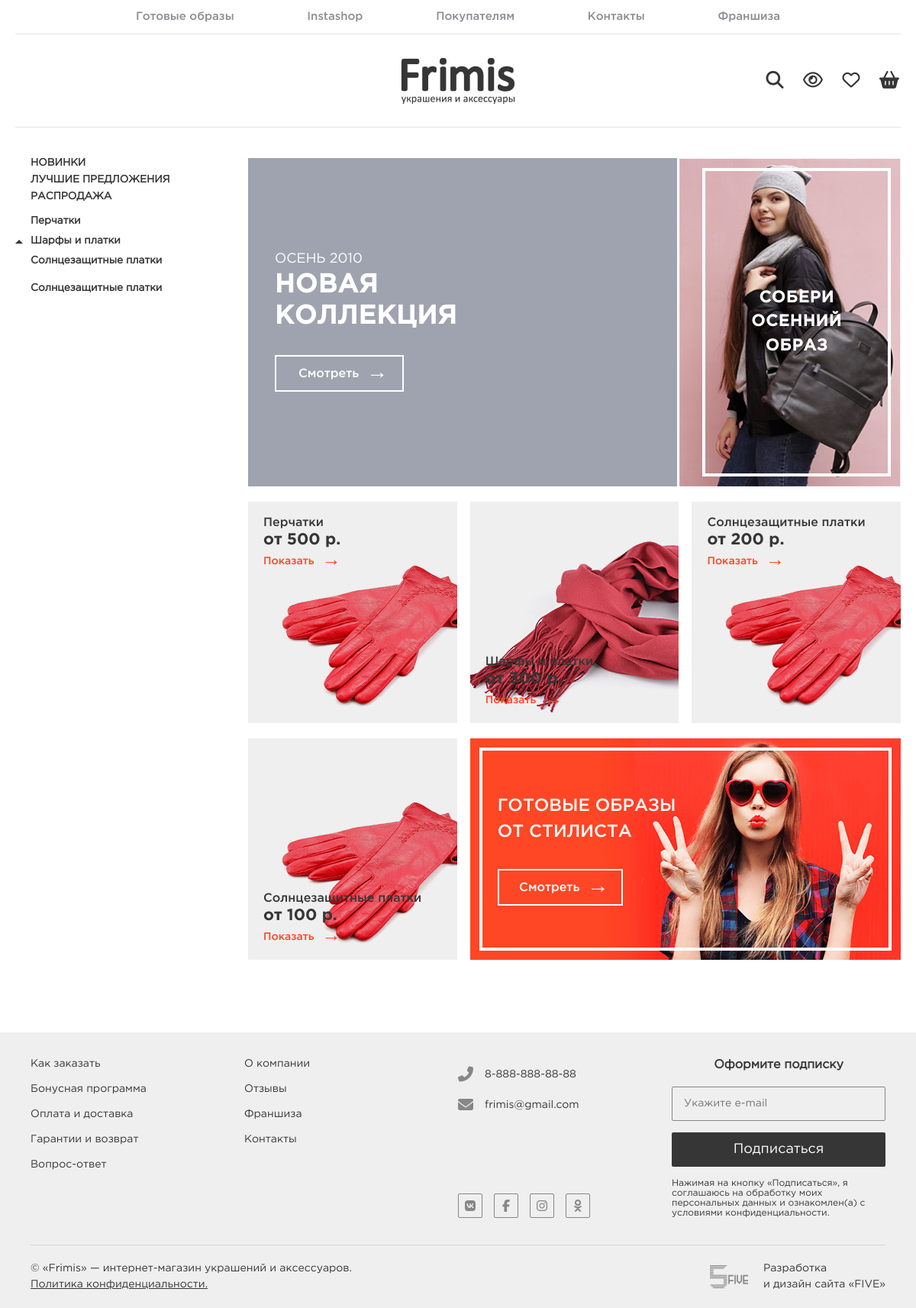
The page / on the database its author committed.
### tables this page shows
CREATE TABLE `category` (
  `id` int(11) NOT NULL AUTO_INCREMENT,
  `name` varchar(255) DEFAULT NULL,
  `image` varchar(255) DEFAULT NULL,
  `is_on_main_page` tinyint(1) DEFAULT NULL,
  `is_full_on_sidebar` tinyint(1) DEFAULT NULL,
  `price_start` decimal(10,0) DEFAULT NULL,
  `created_at` datetime DEFAULT NULL,
  `updated_at` datetime DEFAULT NULL,
  PRIMARY KEY (`id`)
);

CREATE TABLE `collection` (
  `id` int(11) NOT NULL AUTO_INCREMENT,
  `year` int(11) DEFAULT NULL,
  `season` varchar(255) DEFAULT NULL,
  `is_main` tinyint(1) DEFAULT NULL,
  `call_to_action` varchar(255) DEFAULT NULL,
  `image` varchar(255) DEFAULT NULL,
  `title` varchar(255) DEFAULT NULL,
  `created_at` datetime DEFAULT NULL,
  `updated_at` datetime DEFAULT NULL,
  PRIMARY KEY (`id`)
);

### index.php (the view, shortened to what this page needs)
<?php
include ('./elements/header.php');
?>
        <section class="contentWrapper">
        <?php
            include ('./elements/sidebar.php');
        ?>
        <?php
            $collection_res = mysqli_query($db, "SELECT * FROM collection WHERE is_main = 1 LIMIT 1");
            $category_res = mysqli_query($db, "SELECT * FROM category WHERE is_on_main_page = 1");
            $collection_row = mysqli_fetch_array($collection_res);
        ?>
            <section class="mainContent">
                <main class="homePage">
                    <section class="firstSection">
                        <figure class="mainSlider">
                            <figcaption>
                                <span class="mainSlider__caption"><?php echo $collection_row['season'] ?> <?php echo $collection_row['year'] ?></span>
                                <h2><?php echo $collection_row['title'] ?></h2>
                                <a href="/collection.php?id=<?php $collection_row['id'] ?>">Смотреть</a>
                            </figcaption>
                        </figure>
                        <figure class="autumnLook">
                            <img src="<?php echo $collection_row['image'] ?>" alt="">
                            <div class="autumnLook__wrapper">
                                <figcaption>
                                    <h2><?php echo $collection_row['call_to_action'] ?></h2>
                                </figcaption>
                            </div>
                        </figure>
                    </section>
                    <section class="secondSection">
                        <?php
                            $even = 1;
                            while ($category_row = mysqli_fetch_array($category_res)) {
                                if ($even % 2 != 0) {
                        ?>
                                <figure class="whiteBox top">
                                    <img src="<?php echo $category_row['image']; ?>" alt="">
                                    <figcaption>
                                        <h3><?php echo $category_row['name']; ?></h3>
                                        <span>от <?php echo $category_row['price_start']; ?> р.</span>
                                        <a href="/category.php?id=<?php echo $category_row['id']; ?>">Показать</a>
                                    </figcaption>
                                </figure>
                                <?php } else { ?>
                                <figure class="whiteBox bottom">
                                    <img src="<?php echo $category_row['image']; ?>" alt="">
                                    <figcaption>
                                        <h3><?php echo $category_row['name']; ?></h3>
                                        <span>от <?php echo $category_row['price_start']; ?> р.</span>
                                        <a href="/category.php?id=<?php echo $category_row['id']; ?>">Показать</a>
                                    </figcaption>
                                </figure>
                        <?php
                                }
                                $even++;
                            }
                        ?>
                        <figure class="orangeBlock">
                            <img src="img/orangeBlock_girl1.png" alt="">
                            <div class="orangeBlock__wrapper">
                                <figcaption>
                                    <h2>Готовые образы<br>от стилиста</h2>
                                    <a href="#">Смотреть</a>
                                </figcaption>
                            </div>
                        </figure>
                    </section>
                </main>
            </section>
        </section>
    </div>
    <?php
        include ('./elements/footer.php');
    ?>
</body>
</html>

### elements/header.php (shortened to what this page needs)
<!DOCTYPE html>
<html lang="ru">
<head>
    <link rel="stylesheet" href="styles.css">
    <link rel="stylesheet" href="https://code.jquery.com/ui/1.12.1/themes/base/jquery-ui.css">
    <link rel="stylesheet" href="libs/owlcarousel/owl.carousel.min.css">
    <link rel="stylesheet" href="css/toast.css">
    <link rel="stylesheet" href="libs/owlcarousel/owl.theme.default.min.css">
</head>
<body>
    <div class="mainWrapper">
        <header>
            <nav>
                <li><a href="looks.php">Готовые образы</a></li>
                <li><a href="instashop.php">Instashop</a></li>
                <li>
                    <a href="#">Покупателям</a>
                </li>
                <li><a href="contacts.php">Контакты</a></li>
                <li><a href="franchise.php">Франшиза</a></li>
            </nav>
            <section class="headBlock">
                <img src="img/logo.jpg" alt="">
                <menu>
                    <li>
                        <form class="searchBox" action="">
                            <button><i class="fas fa-search"></i></button>
                        </form>
                    </li>
                    <li>
                        <button class="goodsHistory__show"><i class="far fa-eye"></i></button>
                    </li>
                    <li>
                        <button><i class="far fa-heart"></i></button>
                    </li>
                    <li>
                        <button><i class="fas fa-shopping-basket"></i></button>
                    </li>
                </menu>
            </section>
        </header>

### elements/sidebar.php (shortened to what this page needs)
 <?php
    include ("db.php");
    $categories_res = mysqli_query($db, "SELECT * FROM category");
?>
 <aside>
                <nav class="menuBar">
                    <li><a href="#">НОВИНКИ</a></li>
                    <li><a href="#">ЛУЧШИЕ ПРЕДЛОЖЕНИЯ</a></li>
                    <li><a href="#">РАСПРОДАЖА</a></li>
                    <?php while ($categories_row = mysqli_fetch_array($categories_res)) {
                        if ($categories_row['is_full_on_sidebar'] == 1) { ?>
                            <li>
                            <a href="/category.php?id=<?php echo $categories_row['id']; ?>" class="menuBar__more"><?php echo $categories_row['name']; ?></a>
                            </li>
                        <?php } else { ?>
                            <li><a href="/category.php?id=<?php echo $categories_row['id']; ?>"><?php echo $categories_row['name']; ?></a></li>
                        <?php
                            }
                        } ?>
                    <li>
                    </li>
                </nav>
            </aside>

### elements/footer.php (shortened to what this page needs)
<footer>
       <div class="footer__wrapper">
           <section class="footer__top">
               <nav>
                   <li><a href="#">Как заказать</a></li>
                   <li><a href="#">Бонусная программа</a></li>
                   <li><a href="#">Оплата и доставка</a></li>
                   <li><a href="#">Гарантии и возврат</a></li>
                   <li><a href="#">Вопрос-ответ</a></li>
               </nav>
               <nav>
                   <li><a href="#">О компании</a></li>
                   <li><a href="#">Отзывы</a></li>
                   <li><a href="#">Франшиза</a></li>
                   <li><a href="#">Контакты</a></li>
               </nav>
               <section class="footer__contacts">
                   <ul class="number">
                       <li><i class="fas fa-phone-alt"></i>8-888-888-88-88</li>
                       <li><i class="fas fa-envelope"></i>frimis@gmail.com</li>
                   </ul>
                   <ul class="social">
                       <li><a href="#"><i class="fab fa-vk"></i></a></li>
                       <li><a href="#"><i class="fab fa-facebook-f"></i></a></li>
                       <li><a href="#"><i class="fab fa-instagram"></i></a></li>
                       <li><a href="#"><i class="fab fa-odnoklassniki"></i></a></li>
                   </ul>
               </section>
               <form action="#">
                   <h4>Оформите подписку</h4>
                   <input type="text" placeholder="Укажите e-mail">
                   <input type="submit" value="Подписаться">
                   <label>
                       Нажимая на кнопку «Подписаться», я
                       соглашаюсь на обработку моих персональных
                       данных и ознакомлен(а) с условиями
                       конфиденциальности.
                   </label>
               </form>
           </section>
           <section class="footer__info">
               <span>
                   © «Frimis» — интернет-магазин украшений и аксессуаров.<br>
                   <a href="#">Политика конфиденциальности.</a>
               </span>
               <a href="#" class="fiveLogo">Разработка<br>и дизайн сайта «FIVE»</a>
           </section>
   </footer>

### rows shown on the page
category: name "Перчатки", image (picture), price_start "500"
category: name "Шарфы и платки", image (picture), price_start "300"
category: name "Солнцезащитные платки", image (picture), price_start "200"
category: name "Солнцезащитные платки", image (picture), price_start "100"
collection: season "ОСЕНЬ", year "2010", title "НОВАЯ КОЛЛЕКЦИЯ", image (picture), call_to_action "СОБЕРИ ОСЕННИЙ ОБРАЗ"
